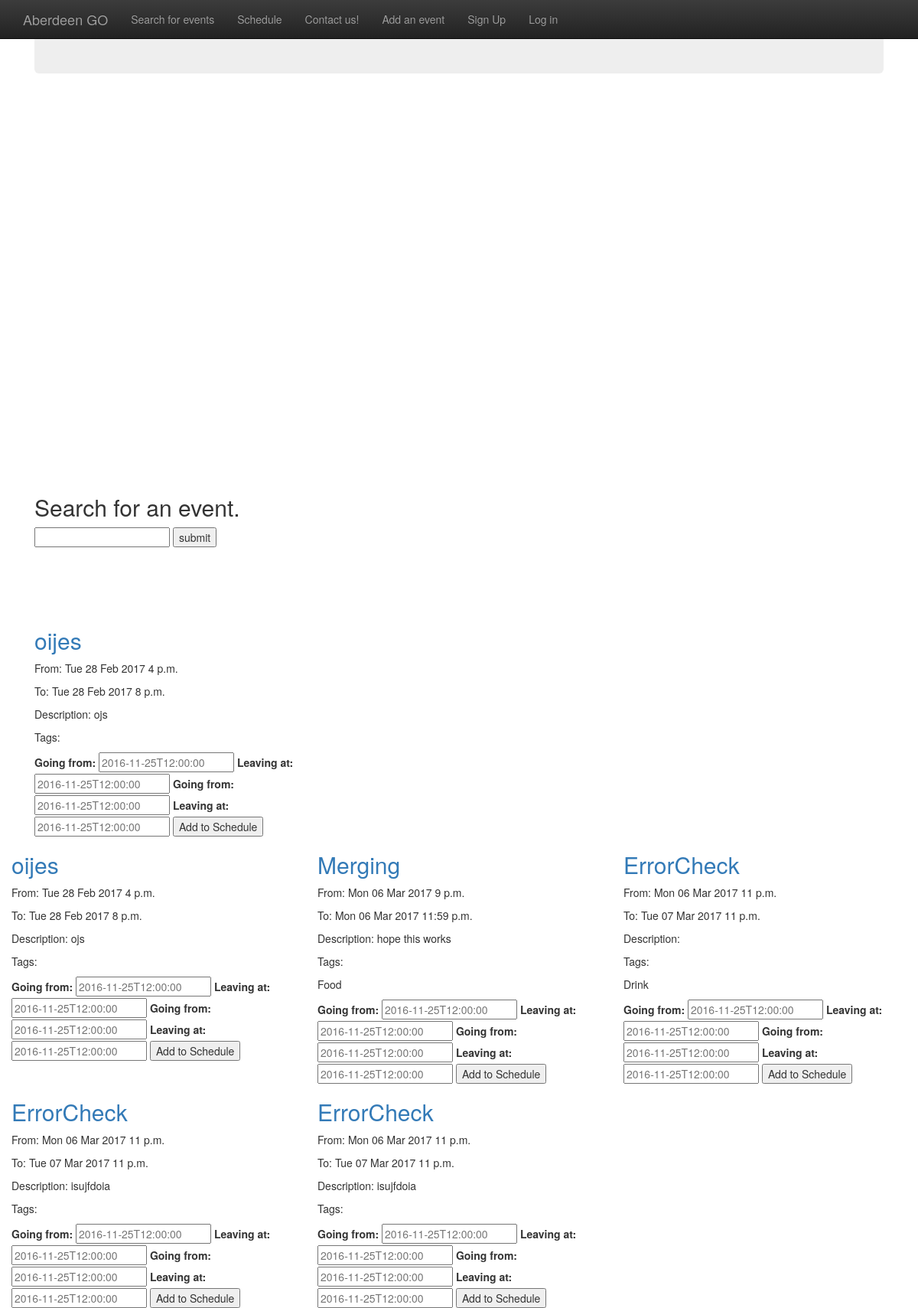
The app's page /search/, older data.
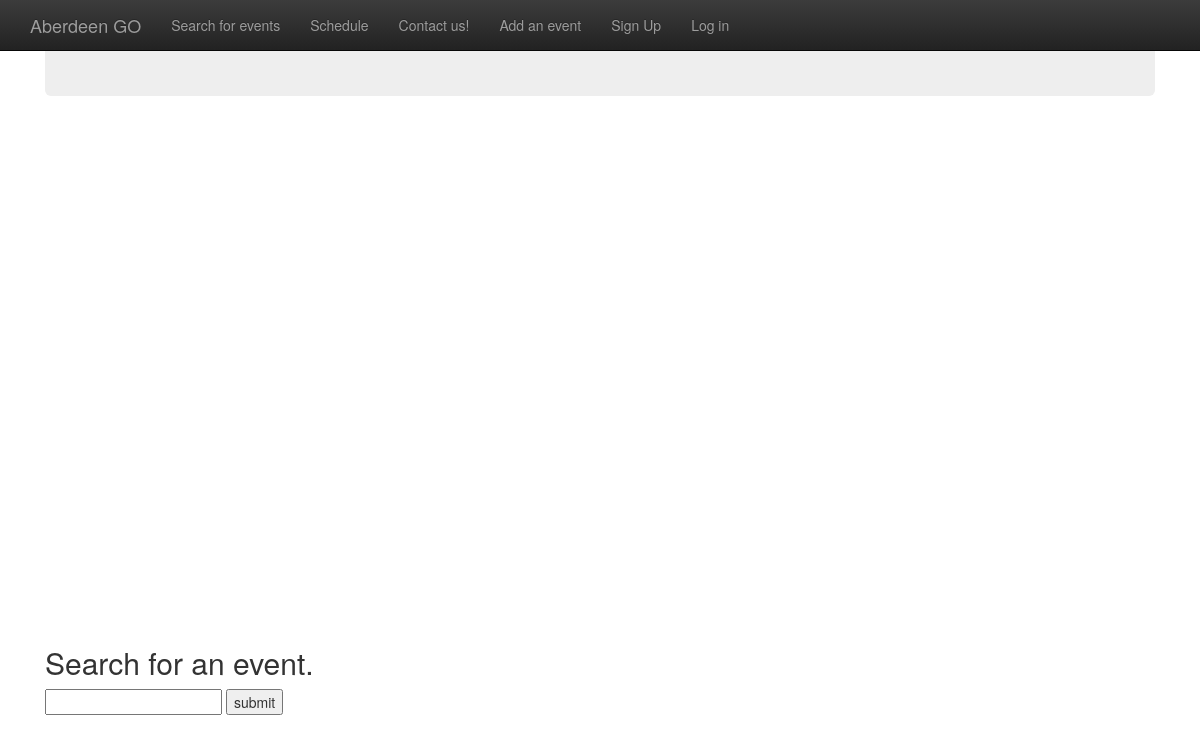
The same page, newer data.
### aberdeengo/models.py (models this page shows, shortened)
class Event(models.Model):
    title = models.CharField(max_length=255)
    start_time = models.DateTimeField()
    end_time = models.DateTimeField()
    location = models.CharField(max_length=255) # models.ForeignKey(Location, on_delete=models.CASCADE)
    description = models.CharField(max_length=255)
    public = models.BooleanField(default=False)
    price = models.IntegerField(null=True)
    user = models.ForeignKey(CustomUser, on_delete=models.CASCADE, default=1)
    publication_date = models.DateField(("Date"), default=datetime.date.today)
    eventTags = models.ManyToManyField(Tag)
    @classmethod
    def search(self, string, tags):
        results = []
        for event in Event.objects.all():
            if event.matches_string(string) and event.matches_tags(tags):
                results.append(event)
        return results
    def matches_string(self, string):
        return (string in self.title
                or string in self.description
                or string in self.location)
    def matches_tags(self, tags):
        tags = set(tags)
        return not tags or tags.intersection(self.tags)

class Tag(models.Model):
    name = models.CharField(max_length=255)
    description = models.CharField(max_length=255)

### aberdeengo/views.py (the view)
# urls.py: url(r'^search/$','aberdeengo.views.searchEvents', name='search'),
def searchEvents(request):
    search_string = request.GET.get("q",'')
    events = Event.search(search_string, user_tags) #TODO: add limiting
    events.sort(key=lambda x: x.start_time)
    template = loader.get_template('search.html')
    context = RequestContext(request,{
        'events': events
    })
    return HttpResponse(template.render(context,request))

### aberdeengo/templates/search.html (shortened to what this page needs)
{% extends "layout.html" %} {% block content %}
<div id="map" style="width:100%;height:500px;"></div>
<h2>Search for an event.</h2>
<form action="{% url 'search'%}" method="get">
  <input type="text" name="q">
  <input type="submit" value="submit">
</form>
</div>
</div>
{% for event in events %}
{% if event.public == True %}
<div class="col-xs-6 col-lg-4">
  <h2><a href="{% url 'event' event.id %}">{{ event.title }}</a></h2>
  <p>From: {{ event.start_time|date:"D d M Y P" }}</p>
  <p>To: {{ event.end_time|date:"D d M Y P" }}</p>
  <p>Description: {{ event.description }}</p>
  <p>Tags:</p>
  {% for tag in event.eventTags.all %}
  <p>{{tag.name}}</p>
  {% endfor %}
  <form action="{% url 'scheduleevent' %}" method="post">
    <input type="hidden" name="event_id" value="{{ event.id }}" /> {% if event in scheduled_events %}
    <input type="hidden" name="schedule" value="0" />
    <input type="submit" value="Remove from Schedule" /> {% elif not clashes %}
    <label for="title">Going from:</label>
				<input type="text" id="new_start_time" name="new_start_time" placeholder="2016-11-25T12:00:00">
    <label for="title">Leaving at:</label>
				<input type="text" id="new_end_time" name="new_end_time" placeholder="2016-11-25T12:00:00">
    <label for="title">Going from:</label>
				<input type="text" id="new_start_time" name="new_start_time" placeholder="2016-11-25T12:00:00">
    <label for="title">Leaving at:</label>
				<input type="text" id="new_end_time" name="new_end_time" placeholder="2016-11-25T12:00:00">
    <input type="submit" value="Add to Schedule" /> {% endif %}
  </form>
</div>
</div>
{% endif %}
{% endfor %} {%endblock %}

### aberdeengo/templates/layout.html (shortened to what this page needs)
<!DOCTYPE html>
<html lang="en">
<head>
  <link rel="stylesheet" href="https://maxcdn.bootstrapcdn.com/bootstrap/3.3.7/css/bootstrap.min.css">
  <link rel="stylesheet" href="https://maxcdn.bootstrapcdn.com/bootstrap/3.3.7/css/bootstrap-theme.min.css">
{% load static %}
   <link rel="stylesheet" href="{% static "customCSS/layoutStyle.css" %}">
</head>
<body>
  <nav class="navbar navbar-fixed-top navbar-inverse">
    <div class="container">
      <div class="navbar-header">
        <a class="navbar-brand" href="{% url 'home' %}">Aberdeen GO</a>
      </div>
      <div id="navbar" class="collapse navbar-collapse">
        <ul class="nav navbar-nav">
          <li>
            <a href="{% url 'search' %}">Search for events</a>
          </li>
          <li>
            <a href="{% url 'schedule' %}">Schedule</a>
            <li>
              <a href="{% url 'contact' %}">Contact us!</a>
            </li>
            <li>
              <a href="{% url 'addevent' %}">Add an event</a>
            </li>
            <li>
              {% if user.is_authenticated %}
              <li><a href="{% url 'accounts' username=user.username %}">account</a></li>
              <li><a href="{% url 'logout' %}">Log out</a></li> {% else %}
              <li>
                <a href="{% url 'signup' %}">Sign Up</a>
              </li>
              <li><a href="{% url 'login' %}">Log in</a></li> {% endif %}
        </ul>
      </div>
    </div>
  </nav>
  <div class="container">
    <div class="col-xs-12 col-sm-9" id="content">
        <div class="main">
          {% block content %} {% endblock %}
        </div>
</body>
</html>

### aberdeengo/static/customCSS/layoutStyle.css (style rules this page uses)
#navbar { text-align: center; }
#content { width: 100%; min-height: 800px; }

Row changes from the older to the newer data that the page shows:
removed Event: title "oijes", start_time "Tue 28 Feb 2017 4 p.m.", end_time "Tue 28 Feb 2017 8 p.m.", description "ojs"
removed Event: title "oijes", start_time "Tue 28 Feb 2017 4 p.m.", end_time "Tue 28 Feb 2017 8 p.m.", description "ojs"
removed Event: title "Merging", start_time "Mon 06 Mar 2017 9 p.m.", end_time "Mon 06 Mar 2017 11:59 p.m.", description "hope this works"
removed Tag: name "Food", shown under "Merging"
removed Event: title "ErrorCheck", start_time "Mon 06 Mar 2017 11 p.m.", end_time "Tue 07 Mar 2017 11 p.m."
removed Tag: name "Drink", shown under "ErrorCheck"
removed Event: title "ErrorCheck", start_time "Mon 06 Mar 2017 11 p.m.", end_time "Tue 07 Mar 2017 11 p.m.", description "isujfdoia"
removed Event: title "ErrorCheck", start_time "Mon 06 Mar 2017 11 p.m.", end_time "Tue 07 Mar 2017 11 p.m.", description "isujfdoia"
